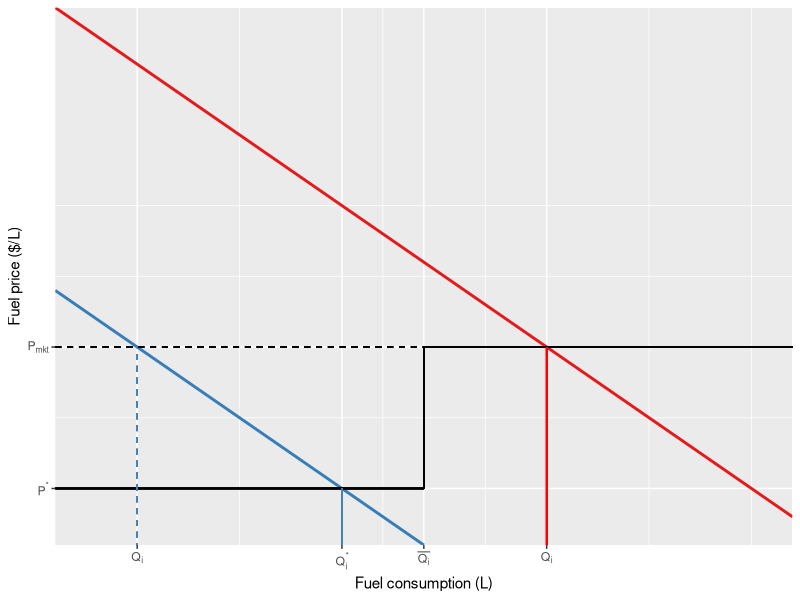

Source code (R):
######################################################
#title#
######################################################
# 
# Purpose
#
######################################################

library(here)
library(tidyverse)

p <- tibble(Q = 0:10,
            P1 = 20 - (3 * Q),
            P2 = 10 - (3 * Q)) %>% 
  pivot_longer(cols = c(P1, P2),
               names_to = "vessel",
               values_to = "P") %>% 
  filter(P > 0) %>% 
  ggplot() +
  geom_line(aes(x = Q, y = P, color = vessel), size = 1) +
  geom_segment(x = 0, xend = 10, y = 8, yend = 8, linetype = "dashed", size = 0.5) +
  geom_segment(x = 0, xend = 3, y = 3, yend = 3, size = 0.5) +
  geom_segment(x = 3, xend = 10, y = 8, yend = 8, size = 0.5) +
  geom_segment(x = 3, xend = 3, y = 3, yend = 8, size = 0.5) +
  geom_segment(x = 2/3, xend = 2/3, y = 0, yend = 8, linetype = "dashed", size = 0.5, color = "steelblue") +
  geom_segment(x = 7/3, xend = 7/3, y = 0, yend = 3, size = 0.5, color = "steelblue") +
  geom_segment(x = 4, xend = 4, y = 0, yend = 8, size = 0.5, color = "red") +
  scale_x_continuous(expand = c(0, 0),
                     breaks = c(2/3, 7/3, 3, 4),
                     labels = c(expression(Q[i]),
                                expression(Q[i]^"*"),
                                expression(bar(Q[i])),
                                expression(Q[i]))) +
  scale_y_continuous(expand = c(0, 0),
                     breaks = c(8, 3),
                     labels = c(expression(P[mkt]),
                                expression(P^"*"))) +
  scale_color_brewer(palette = "Set1") +
  theme(legend.position = "None") +
  labs(x = "Fuel consumption (L)",
       y = "Fuel price ($/L)")



ggsave(plot = p,
       filename = here("results", "img", "vanilla_kink.pdf"),
       width = 6,
       height = 4.5)
